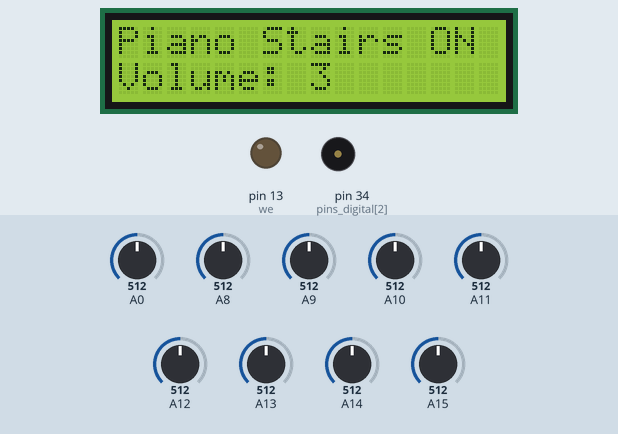
The sketch below on a simulated Arduino Mega 2560, built with avr-gcc and run on an emulated ATmega2560. Shown: 16×2 character LCD, output pins drawn as LEDs (lit = HIGH), buzzer (waves = sounding). Wiring (inferred from the names in the program): character LCD (HD44780): RS pin 8; E pin 9; data pin 4, pin 5, pin 6, pin 7. Inputs (shaded band) come from the test bench; at power-on: A0 = 512, A8 = 512, A9 = 512, A10 = 512, A11 = 512, A12 = 512, A13 = 512, A14 = 512, A15 = 512. Pins used as bus, display or sensor lines are not drawn; what the sketch prints to the serial monitor is not drawn.

Above: at 1.8 s.
1.9 s: A0 set to 306
At 1.98 s:
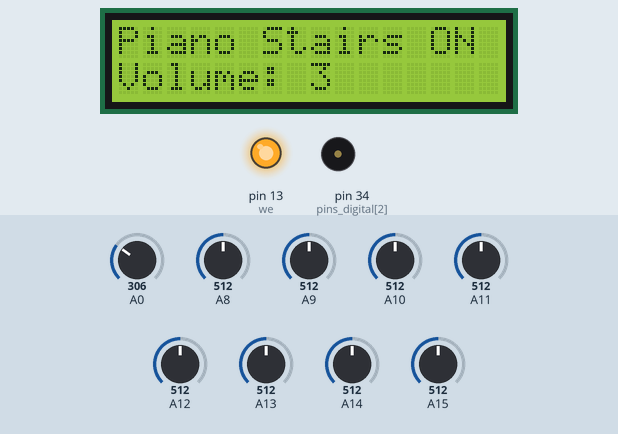
At 2.8 s:
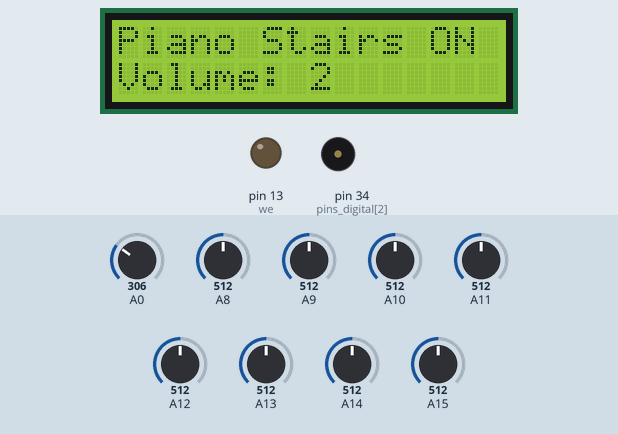
Timing chart, 0 to 4.9 s (numbered marks = the images above; inputs shaded):
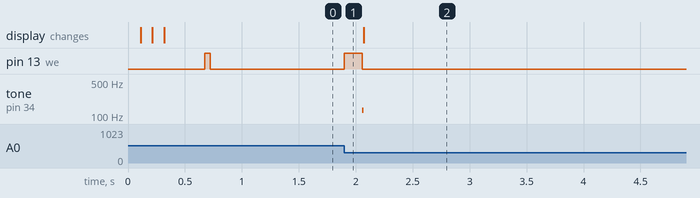

The sketch:

LCDKeypadVolumeToneMultipleSensorTest.ino
```cpp
#include <SharpIR.h>
#include <LCD4Bit_mod.h>

#define NOTE_B0  31
#define NOTE_C1  33
#define NOTE_CS1 35
#define NOTE_D1  37
#define NOTE_DS1 39
#define NOTE_E1  41
#define NOTE_F1  44
#define NOTE_FS1 46
#define NOTE_G1  49
#define NOTE_GS1 52
#define NOTE_A1  55
#define NOTE_AS1 58
#define NOTE_B1  62
#define NOTE_C2  65
#define NOTE_CS2 69
#define NOTE_D2  73
#define NOTE_DS2 78
#define NOTE_E2  82
#define NOTE_F2  87
#define NOTE_FS2 93
#define NOTE_G2  98
#define NOTE_GS2 104
#define NOTE_A2  110
#define NOTE_AS2 117
#define NOTE_B2  123
#define NOTE_C3  131
#define NOTE_CS3 139
#define NOTE_D3  147
#define NOTE_DS3 156
#define NOTE_E3  165
#define NOTE_F3  175
#define NOTE_FS3 185
#define NOTE_G3  196
#define NOTE_GS3 208
#define NOTE_A3  220
#define NOTE_AS3 233
#define NOTE_B3  247
#define NOTE_C4  262
#define NOTE_CS4 277
#define NOTE_D4  294
#define NOTE_DS4 311
#define NOTE_E4  330
#define NOTE_F4  349
#define NOTE_FS4 370
#define NOTE_G4  392
#define NOTE_GS4 415
#define NOTE_A4  440
#define NOTE_AS4 466
#define NOTE_B4  494
#define NOTE_C5  523
#define NOTE_CS5 554
#define NOTE_D5  587
#define NOTE_DS5 622
#define NOTE_E5  659
#define NOTE_F5  698
#define NOTE_FS5 740
#define NOTE_G5  784
#define NOTE_GS5 831
#define NOTE_A5  880
#define NOTE_AS5 932
#define NOTE_B5  988
#define NOTE_C6  1047
#define NOTE_CS6 1109
#define NOTE_D6  1175
#define NOTE_DS6 1245
#define NOTE_E6  1319
#define NOTE_F6  1397
#define NOTE_FS6 1480
#define NOTE_G6  1568
#define NOTE_GS6 1661
#define NOTE_A6  1760
#define NOTE_AS6 1865
#define NOTE_B6  1976
#define NOTE_C7  2093
#define NOTE_CS7 2217
#define NOTE_D7  2349
#define NOTE_DS7 2489
#define NOTE_E7  2637
#define NOTE_F7  2794
#define NOTE_FS7 2960
#define NOTE_G7  3136
#define NOTE_GS7 3322
#define NOTE_A7  3520
#define NOTE_AS7 3729
#define NOTE_B7  3951
#define NOTE_C8  4186
#define NOTE_CS8 4435
#define NOTE_D8  4699
#define NOTE_DS8 4978

#define NUMSENSORS 8
#define MAXVOLUME 4
#define NUMKEYS 5

/*KEYPAD
0 - Right Key
1 - Up Key
2 - Down Key
3 - Left Key
4 - Select Key
*/

//number of lines in display=2
LCD4Bit_mod lcd = LCD4Bit_mod(2);
int  adc_key_val[5] ={30, 150, 360, 535, 760 };
int adc_key_in;
int key=-1;
int oldkey=-1;
int volume = 3;
int pitch = 0;
int frequencies[] = { NOTE_C3, NOTE_D3, NOTE_E3, NOTE_F3, NOTE_G3+1, NOTE_A3+2, NOTE_B3+3, NOTE_C4+4 };
int pins_digital[] = { 42, 38, 34, 30 };
int pins_analog[] = { 8, 9, 10, 11, 12, 13, 14, 15 };
int init_distances[NUMSENSORS];
SharpIR sensors[NUMSENSORS];

void setup() {
  Serial.begin(9600);

  pinMode(13, OUTPUT);  //we'll use the debug LED to output a heartbeat

  lcd.init();
  //optionally, now set up our application-specific display settings, overriding whatever the lcd did in lcd.init()
  //lcd.commandWrite(0x0F);//cursor on, display on, blink on.  (nasty!)
  lcd.clear();
  lcd.printIn("Piano Stairs ON");
  lcd.cursorTo(2, 0); //line=2, x=0
  lcd.printIn("Volume: ");
  lcd.cursorTo(2, 8);
  lcd.print(volume + 48);
  //tone(pins_digital[volume], frequencies[0]);

  for (int i = 0; i < NUMSENSORS; i++) {
    SharpIR temp_sensor(pins_analog[i], 25, 93, 20150);
    sensors[i] = temp_sensor;

    int init_dist = temp_sensor.distance();
    if (init_dist <= 150 && init_dist >= 20) {
      //This is the effective range
      init_distances[i] = init_dist;
    }
    else {
      //error if outside of effective range. Set to max range
      init_distances[i] = 150;
    }

    Serial.print("Initial Actual Distance: ");
    Serial.println(init_dist);
    Serial.print("  Set Distance: ");
    Serial.println(init_distances[i]);
  }
}

void loop()
{
  adc_key_in = analogRead(0);    // read the value from the sensor
  digitalWrite(13, HIGH);
  key = get_key(adc_key_in);    // convert into key press
  if (key != oldkey)	// if keypress is detected
  {
    delay(50);		// wait for debounce time
    adc_key_in = analogRead(0);    // read the value from the sensor
    key = get_key(adc_key_in);    // convert into key press
    if (key != oldkey)
    {
      oldkey = key;
      if (key == 1 || key == 2) {
        processUpDown(key);
      }
      else if (key == 4) {
        processSelect();
      }
    }
  }
  digitalWrite(13, LOW);
  //Check each sensor to monitor movement.
  //Turn sound on at specified volume if movement is detected.
  //Otherwise turn off for that sensor.
  for (int i = 0; i < NUMSENSORS; i++) {
    int temp_dist = sensors[i].distance();
    if (temp_dist <= (init_distances[i] - 2) && temp_dist >= 20) {
      tone(pins_digital[volume], frequencies[i]);
      delay(100);
    }
    else {
      noTone(pins_digital[volume]);
    }
  }
}

// Convert ADC value to key number
int get_key(unsigned int input)
{
  int k;
  for (k = 0; k < NUMKEYS; k++)
  {
    if (input < adc_key_val[k])
    {
      return k;
    }
  }
  if (k >= NUMKEYS)
    k = -1;     // No valid key pressed
  return k;
}

void processUpDown(int k) {
  noTone(pins_digital[volume]);
  if (k == 2) {
    //volume down
    if (volume > 0) {
      volume--;
    }
  }
  else { //k == 1
    //volume up
    if (volume < MAXVOLUME - 1) {
      volume++;
    }
  }
  lcd.cursorTo(2, 8);
  lcd.print(volume + 48);
  tone(pins_digital[volume], frequencies[pitch]);
}

void processSelect() {

  noTone(pins_digital[volume]);
  pitch++;
  if (pitch == NUMSENSORS) {
    pitch = 0;
  }
  tone(pins_digital[volume], frequencies[pitch]);
}
```

Measured:
- after the input at 1.9 s, pin 13 (we): LOW → HIGH at once, → LOW 0.16 s later; tone on pin 34 (pins_digital[2]): silent → 131 Hz after 0.16 s, → silent 0.01 s later
